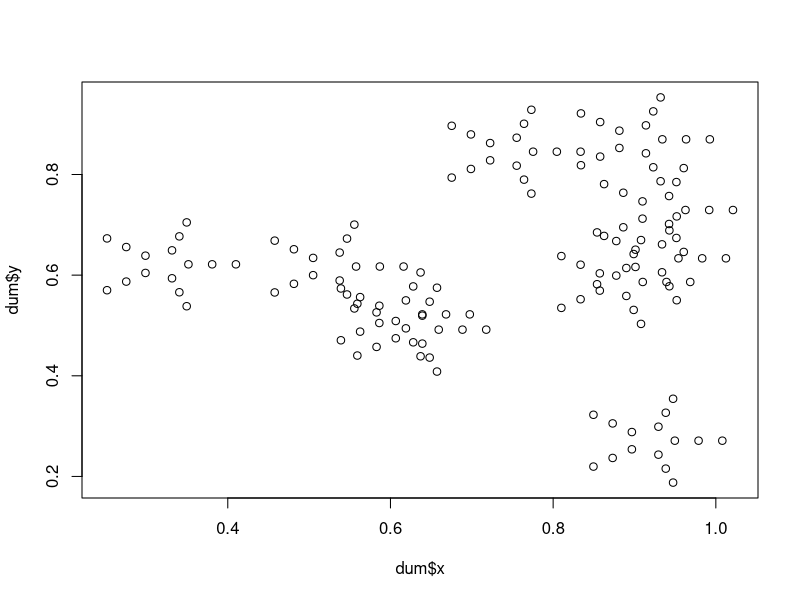
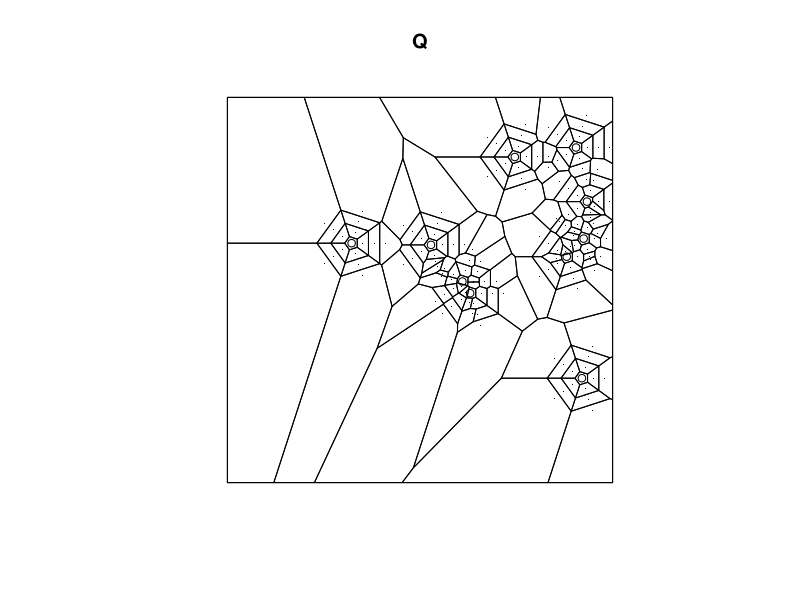

Reproduce these figures in R, in order.
library(spatstat)


### Name: spokes
### Title: Spokes pattern of dummy points
### Aliases: spokes
### Keywords: spatial datagen

### ** Examples

  dat <- runifrect(10)
  dum <- spokes(dat$x, dat$y, 5, 3, 0.7)
  plot(dum)
  Q <- quadscheme(dat, dum, method="dirichlet")
  plot(Q, tiles=TRUE)
